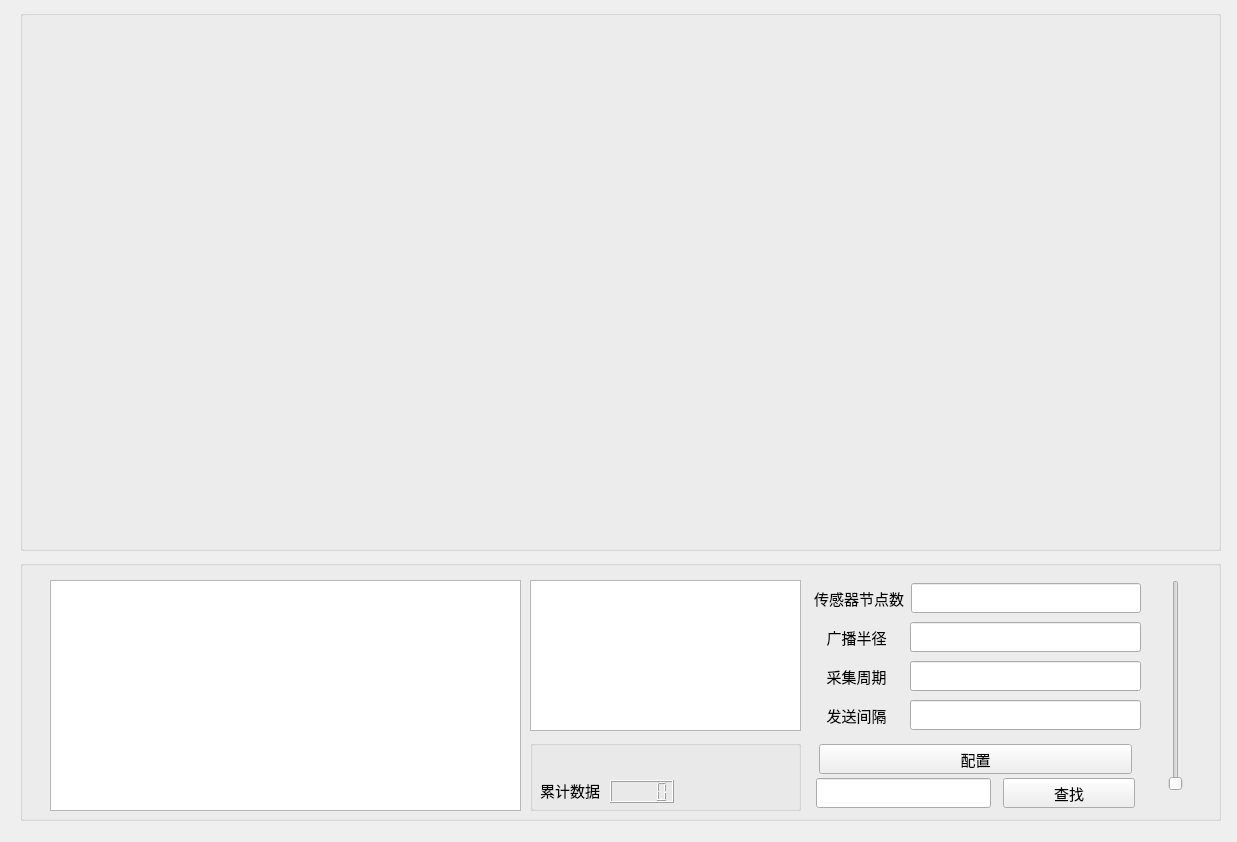
<?xml version="1.0" encoding="UTF-8"?>
<ui version="4.0">
 <class>Widget</class>
 <widget class="QWidget" name="Widget">
  <property name="geometry">
   <rect>
    <x>0</x>
    <y>0</y>
    <width>1237</width>
    <height>842</height>
   </rect>
  </property>
  <property name="windowTitle">
   <string>Widget</string>
  </property>
  <property name="autoFillBackground">
   <bool>false</bool>
  </property>
  <widget class="QGroupBox" name="groupBox">
   <property name="geometry">
    <rect>
     <x>20</x>
     <y>560</y>
     <width>1201</width>
     <height>261</height>
    </rect>
   </property>
   <property name="title">
    <string/>
   </property>
   <widget class="QWidget" name="verticalLayoutWidget">
    <property name="geometry">
     <rect>
      <x>790</x>
      <y>20</y>
      <width>331</width>
      <height>231</height>
     </rect>
    </property>
    <layout class="QVBoxLayout" name="verticalLayout">
     <item>
      <layout class="QHBoxLayout" name="horizontalLayout">
       <item>
        <widget class="QLabel" name="label">
         <property name="font">
          <font>
           <pointsize>11</pointsize>
          </font>
         </property>
         <property name="text">
          <string> 传感器节点数</string>
         </property>
        </widget>
       </item>
       <item>
        <widget class="QLineEdit" name="lineEdit_SNUM">
         <property name="minimumSize">
          <size>
           <width>0</width>
           <height>30</height>
          </size>
         </property>
         <property name="maximumSize">
          <size>
           <width>16777215</width>
           <height>30</height>
          </size>
         </property>
         <property name="font">
          <font>
           <pointsize>11</pointsize>
          </font>
         </property>
        </widget>
       </item>
      </layout>
     </item>
     <item>
      <layout class="QHBoxLayout" name="horizontalLayout_3">
       <item>
        <widget class="QLabel" name="label_3">
         <property name="font">
          <font>
           <pointsize>11</pointsize>
          </font>
         </property>
         <property name="text">
          <string>    广播半径    </string>
         </property>
        </widget>
       </item>
       <item>
        <widget class="QLineEdit" name="lineEdit_R">
         <property name="minimumSize">
          <size>
           <width>0</width>
           <height>30</height>
          </size>
         </property>
         <property name="font">
          <font>
           <pointsize>11</pointsize>
          </font>
         </property>
        </widget>
       </item>
      </layout>
     </item>
     <item>
      <layout class="QHBoxLayout" name="horizontalLayout_2">
       <item>
        <widget class="QLabel" name="label_T">
         <property name="font">
          <font>
           <pointsize>11</pointsize>
          </font>
         </property>
         <property name="text">
          <string>    采集周期    </string>
         </property>
        </widget>
       </item>
       <item>
        <widget class="QLineEdit" name="lineEdit_T">
         <property name="minimumSize">
          <size>
           <width>0</width>
           <height>30</height>
          </size>
         </property>
         <property name="font">
          <font>
           <pointsize>11</pointsize>
          </font>
         </property>
        </widget>
       </item>
      </layout>
     </item>
     <item>
      <layout class="QHBoxLayout" name="horizontalLayout_6">
       <item>
        <widget class="QLabel" name="label_2">
         <property name="font">
          <font>
           <pointsize>11</pointsize>
          </font>
         </property>
         <property name="text">
          <string>    发送间隔    </string>
         </property>
        </widget>
       </item>
       <item>
        <widget class="QLineEdit" name="lineEdit_SNUM_2">
         <property name="minimumSize">
          <size>
           <width>0</width>
           <height>30</height>
          </size>
         </property>
         <property name="maximumSize">
          <size>
           <width>16777215</width>
           <height>30</height>
          </size>
         </property>
         <property name="font">
          <font>
           <pointsize>11</pointsize>
          </font>
         </property>
        </widget>
       </item>
      </layout>
     </item>
     <item>
      <layout class="QHBoxLayout" name="horizontalLayout_5">
       <item>
        <widget class="QPushButton" name="pushButton">
         <property name="minimumSize">
          <size>
           <width>313</width>
           <height>30</height>
          </size>
         </property>
         <property name="maximumSize">
          <size>
           <width>20</width>
           <height>20</height>
          </size>
         </property>
         <property name="font">
          <font>
           <pointsize>11</pointsize>
          </font>
         </property>
         <property name="text">
          <string>配置</string>
         </property>
        </widget>
       </item>
      </layout>
     </item>
     <item>
      <layout class="QHBoxLayout" name="horizontalLayout_4">
       <item>
        <widget class="QLineEdit" name="lineEdit_4">
         <property name="minimumSize">
          <size>
           <width>175</width>
           <height>30</height>
          </size>
         </property>
         <property name="maximumSize">
          <size>
           <width>18</width>
           <height>30</height>
          </size>
         </property>
         <property name="font">
          <font>
           <pointsize>11</pointsize>
          </font>
         </property>
        </widget>
       </item>
       <item>
        <widget class="QPushButton" name="pushButton_2">
         <property name="minimumSize">
          <size>
           <width>132</width>
           <height>30</height>
          </size>
         </property>
         <property name="maximumSize">
          <size>
           <width>0</width>
           <height>30</height>
          </size>
         </property>
         <property name="font">
          <font>
           <pointsize>11</pointsize>
          </font>
         </property>
         <property name="text">
          <string>查找</string>
         </property>
        </widget>
       </item>
      </layout>
     </item>
    </layout>
   </widget>
   <widget class="QSlider" name="verticalSlider">
    <property name="geometry">
     <rect>
      <x>1140</x>
      <y>20</y>
      <width>31</width>
      <height>211</height>
     </rect>
    </property>
    <property name="orientation">
     <enum>Qt::Vertical</enum>
    </property>
   </widget>
   <widget class="QTableView" name="tableView">
    <property name="geometry">
     <rect>
      <x>30</x>
      <y>20</y>
      <width>471</width>
      <height>231</height>
     </rect>
    </property>
   </widget>
   <widget class="QListView" name="listView">
    <property name="geometry">
     <rect>
      <x>510</x>
      <y>20</y>
      <width>271</width>
      <height>151</height>
     </rect>
    </property>
   </widget>
   <widget class="QGroupBox" name="groupBox_3">
    <property name="geometry">
     <rect>
      <x>510</x>
      <y>180</y>
      <width>271</width>
      <height>71</height>
     </rect>
    </property>
    <property name="title">
     <string/>
    </property>
    <widget class="QLabel" name="label_I">
     <property name="geometry">
      <rect>
       <x>10</x>
       <y>10</y>
       <width>271</width>
       <height>31</height>
      </rect>
     </property>
     <property name="font">
      <font>
       <pointsize>11</pointsize>
      </font>
     </property>
     <property name="text">
      <string/>
     </property>
    </widget>
    <widget class="QLabel" name="label_I_3">
     <property name="geometry">
      <rect>
       <x>10</x>
       <y>40</y>
       <width>71</width>
       <height>21</height>
      </rect>
     </property>
     <property name="font">
      <font>
       <pointsize>11</pointsize>
      </font>
     </property>
     <property name="text">
      <string>累计数据</string>
     </property>
    </widget>
    <widget class="QLCDNumber" name="lcdNumber">
     <property name="geometry">
      <rect>
       <x>80</x>
       <y>40</y>
       <width>64</width>
       <height>23</height>
      </rect>
     </property>
    </widget>
   </widget>
  </widget>
  <widget class="QGroupBox" name="groupBox_2">
   <property name="geometry">
    <rect>
     <x>20</x>
     <y>10</y>
     <width>1201</width>
     <height>541</height>
    </rect>
   </property>
   <property name="cursor">
    <cursorShape>ArrowCursor</cursorShape>
   </property>
   <property name="autoFillBackground">
    <bool>false</bool>
   </property>
   <property name="title">
    <string/>
   </property>
  </widget>
 </widget>
 <resources/>
 <connections/>
</ui>
